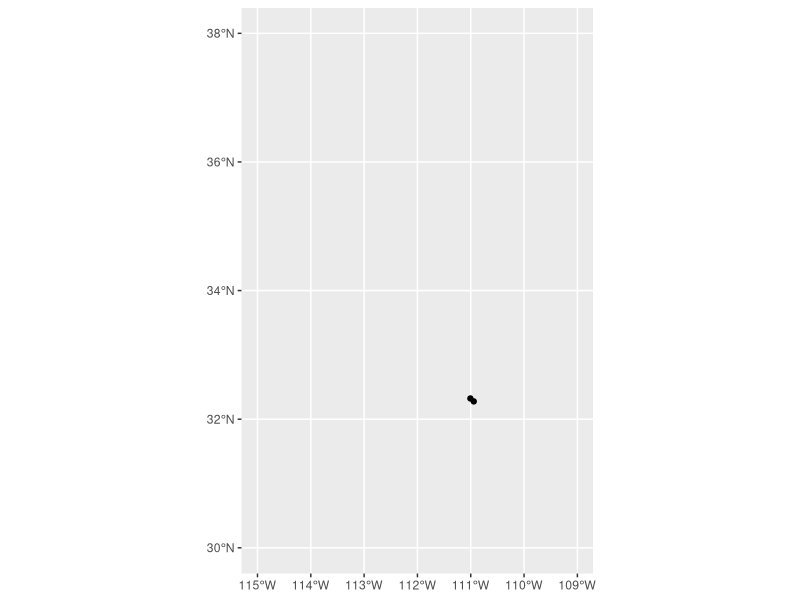

This chart was generated by the following R code: (Note: this script raises an error after producing the figure.)
# set up
# packages 
library(here)
library(tidyverse)
library(sf)

# data 
uacc_locations <- tribble(
  ~uacc_location, ~lat, ~lng,
  "uacc_north", 32.27651366469708, -110.9431766306317,
  "uacc_orange_grove", 32.32233374883004, -111.00660891528784
)

# convert to spatial 
# create spatial simple features
uacc_locations_spatial <- st_as_sf(x = uacc_locations,
                                coords = c("lng", "lat"),
                                crs = "NAD83")

# visualize to confirm 
uacc_locations_spatial %>%
  ggplot() +
  geom_sf() +
  xlim(-115, -109) +
  ylim(30, 38)

# save to disk 
st_write(uacc_locations_spatial, dsn = "data/tidy/gis/uazcc_locations/uacc_locations_spatial.shp")
